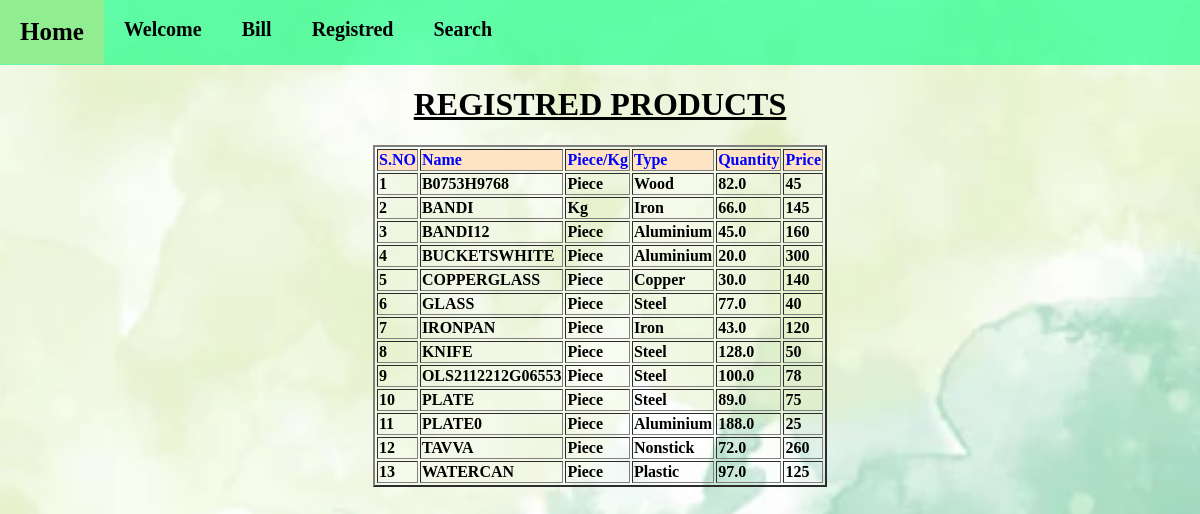
/reg, run on the app's committed database.
### Myapp/models.py (models this page shows)
class stud(models.Model):
    Name=models.CharField(max_length=30, null=True)
    Piece_Kg=models.CharField(max_length=30, null=True)
    Type=models.CharField(max_length=30, null=True)
    Quantity=models.FloatField(max_length=30, null=True)
    Price=models.CharField(max_length=30, null=True)

### Myapp/views.py (the view)
# urls.py: path('reg',views.reg),
def reg(request):
    queryset=stud.objects.all().order_by('Name').values()
    return render(request,'reg.html',{'queryset':queryset})

### templates/reg.html (shortened to what this page needs)
<!DOCTYPE html>
<html lang="en">
<head>
</head >
<body>
    {% extends 'bas.html' %}
    {% block home %}
   <center><u><h1>REGISTRED PRODUCTS</h1></u></center>
    <table align="center" border="2" >
    <thead>
        <tr style="color:blue;font-weight:800;background-color:bisque">
            <td>S.NO</td>
            <td>Name</td>
            <td>Piece/Kg</td>
            <td>Type</td>
            <td>Quantity</td>
            <td>Price</td>
        </tr>
    </thead>
    <tbody>
        {% for k in queryset %}
        {% if k.Quantity >= 10 %}
        <tr style="font-weight:bolder;">
            <td>{{forloop.counter}}</td>
            <td>{{k.Name}}</td>
            <td>{{k.Piece_Kg}}</td>
            <td>{{k.Type}}</td>
            <td>{{k.Quantity}}</td>
            <td>{{k.Price}}</td>
        </tr>
        {% endif %}
        {% endfor %}
    </tbody>
</table>
{% endblock %}

### data on the page
stud: Name "B0753H9768", Piece_Kg "Piece", Type "Wood", Quantity "82.0", Price "45"
stud: Name "BANDI", Piece_Kg "Kg", Type "Iron", Quantity "66.0", Price "145"
stud: Name "BANDI12", Piece_Kg "Piece", Type "Aluminium", Quantity "45.0", Price "160"
stud: Name "BUCKETSWHITE", Piece_Kg "Piece", Type "Aluminium", Quantity "20.0", Price "300"
stud: Name "COPPERGLASS", Piece_Kg "Piece", Type "Copper", Quantity "30.0", Price "140"
stud: Name "GLASS", Piece_Kg "Piece", Type "Steel", Quantity "77.0", Price "40"
stud: Name "IRONPAN", Piece_Kg "Piece", Type "Iron", Quantity "43.0", Price "120"
stud: Name "KNIFE", Piece_Kg "Piece", Type "Steel", Quantity "128.0", Price "50"
stud: Name "OLS2112212G06553", Piece_Kg "Piece", Type "Steel", Quantity "100.0", Price "78"
stud: Name "PLATE", Piece_Kg "Piece", Type "Steel", Quantity "89.0", Price "75"
stud: Name "PLATE0", Piece_Kg "Piece", Type "Aluminium", Quantity "188.0", Price "25"
stud: Name "TAVVA", Piece_Kg "Piece", Type "Nonstick", Quantity "72.0", Price "260"
stud: Name "WATERCAN", Piece_Kg "Piece", Type "Plastic", Quantity "97.0", Price "125"
